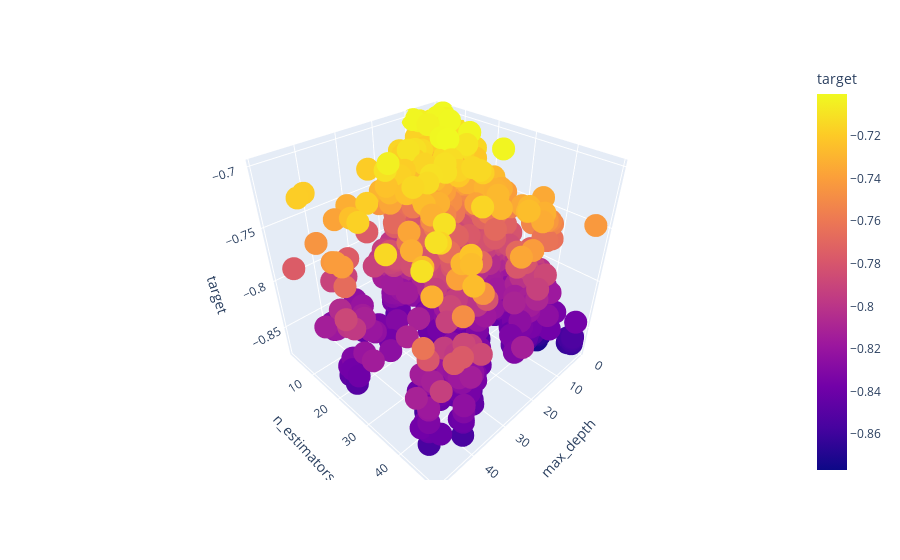

The notebook cell this image was saved under:
### Code cell
px.scatter_3d(df2, x = "max_depth", y = "n_estimators", z = "target", color = "target")

### Figure 1 — Plotly figure (JSON) as saved in the notebook; plotly's stock layout.template omitted (floating-point values rounded to 4 significant figures; data arrays with more than 128 entries replaced by an {"elided": "..."} marker saying what was removed)
{"data": [{"hovertemplate": "max_depth=%{x}<br>n_estimators=%{y}<br>target=%{marker.color}<extra></extra>", "legendgroup": "", "marker": {"color": {"elided": "2700 float values"}, "coloraxis": "coloraxis", "symbol": "circle"}, "mode": "markers", "name": "", "scene": "scene", "showlegend": false, "type": "scatter3d", "x": {"elided": "2700 int values"}, "y": {"elided": "2700 int values"}, "z": {"elided": "2700 float values"}}], "layout": {"coloraxis": {"colorbar": {"title": {"text": "target"}}, "colorscale": [[0, "#0d0887"], [0.1111, "#46039f"], [0.2222, "#7201a8"], [0.3333, "#9c179e"], [0.4444, "#bd3786"], [0.5556, "#d8576b"], [0.6667, "#ed7953"], [0.7778, "#fb9f3a"], [0.8889, "#fdca26"], [1, "#f0f921"]]}, "legend": {"tracegroupgap": 0}, "margin": {"t": 60}, "scene": {"domain": {"x": [0, 1], "y": [0, 1]}, "xaxis": {"title": {"text": "max_depth"}}, "yaxis": {"title": {"text": "n_estimators"}}, "zaxis": {"title": {"text": "target"}}}}}
